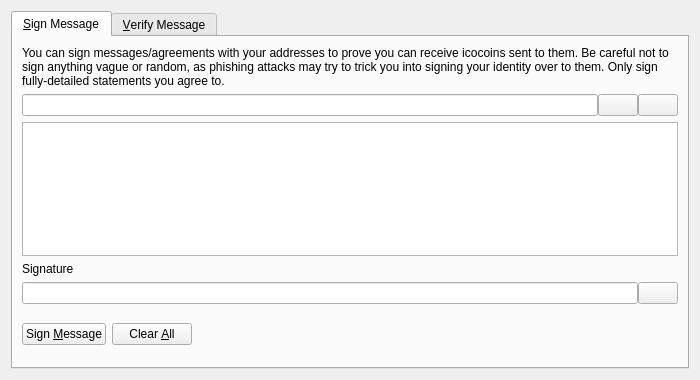
<?xml version="1.0" encoding="UTF-8"?>
<ui version="4.0">
 <class>SignVerifyMessageDialog</class>
 <widget class="QDialog" name="SignVerifyMessageDialog">
  <property name="geometry">
   <rect>
    <x>0</x>
    <y>0</y>
    <width>700</width>
    <height>380</height>
   </rect>
  </property>
  <property name="windowTitle">
   <string>Signatures - Sign / Verify a Message</string>
  </property>
  <property name="modal">
   <bool>true</bool>
  </property>
  <layout class="QVBoxLayout" name="verticalLayout">
   <item>
    <widget class="QTabWidget" name="tabWidget">
     <property name="currentIndex">
      <number>0</number>
     </property>
     <widget class="QWidget" name="tabSignMessage">
      <attribute name="title">
       <string>&amp;Sign Message</string>
      </attribute>
      <layout class="QVBoxLayout" name="verticalLayout_SM">
       <item>
        <widget class="QLabel" name="infoLabel_SM">
         <property name="text">
          <string>You can sign messages/agreements with your addresses to prove you can receive icocoins sent to them. Be careful not to sign anything vague or random, as phishing attacks may try to trick you into signing your identity over to them. Only sign fully-detailed statements you agree to.</string>
         </property>
         <property name="textFormat">
          <enum>Qt::PlainText</enum>
         </property>
         <property name="wordWrap">
          <bool>true</bool>
         </property>
        </widget>
       </item>
       <item>
        <layout class="QHBoxLayout" name="horizontalLayout_1_SM">
         <property name="spacing">
          <number>0</number>
         </property>
         <item>
          <widget class="QValidatedLineEdit" name="addressIn_SM">
           <property name="toolTip">
            <string>The Icocoin address to sign the message with</string>
           </property>
          </widget>
         </item>
         <item>
          <widget class="QPushButton" name="addressBookButton_SM">
           <property name="toolTip">
            <string>Choose previously used address</string>
           </property>
           <property name="text">
            <string/>
           </property>
           <property name="icon">
            <iconset resource="../icocoin.qrc">
             <normaloff>:/icons/address-book</normaloff>:/icons/address-book</iconset>
           </property>
           <property name="shortcut">
            <string>Alt+A</string>
           </property>
           <property name="autoDefault">
            <bool>false</bool>
           </property>
          </widget>
         </item>
         <item>
          <widget class="QPushButton" name="pasteButton_SM">
           <property name="toolTip">
            <string>Paste address from clipboard</string>
           </property>
           <property name="text">
            <string/>
           </property>
           <property name="icon">
            <iconset resource="../icocoin.qrc">
             <normaloff>:/icons/editpaste</normaloff>:/icons/editpaste</iconset>
           </property>
           <property name="shortcut">
            <string>Alt+P</string>
           </property>
           <property name="autoDefault">
            <bool>false</bool>
           </property>
          </widget>
         </item>
        </layout>
       </item>
       <item>
        <widget class="QPlainTextEdit" name="messageIn_SM">
         <property name="toolTip">
          <string>Enter the message you want to sign here</string>
         </property>
        </widget>
       </item>
       <item>
        <widget class="QLabel" name="signatureLabel_SM">
         <property name="text">
          <string>Signature</string>
         </property>
         <property name="textFormat">
          <enum>Qt::PlainText</enum>
         </property>
        </widget>
       </item>
       <item>
        <layout class="QHBoxLayout" name="horizontalLayout_2_SM">
         <property name="spacing">
          <number>0</number>
         </property>
         <item>
          <widget class="QLineEdit" name="signatureOut_SM">
           <property name="font">
            <font>
             <italic>true</italic>
            </font>
           </property>
           <property name="readOnly">
            <bool>true</bool>
           </property>
          </widget>
         </item>
         <item>
          <widget class="QPushButton" name="copySignatureButton_SM">
           <property name="toolTip">
            <string>Copy the current signature to the system clipboard</string>
           </property>
           <property name="text">
            <string/>
           </property>
           <property name="icon">
            <iconset resource="../icocoin.qrc">
             <normaloff>:/icons/editcopy</normaloff>:/icons/editcopy</iconset>
           </property>
           <property name="autoDefault">
            <bool>false</bool>
           </property>
          </widget>
         </item>
        </layout>
       </item>
       <item>
        <layout class="QHBoxLayout" name="horizontalLayout_3_SM">
         <item>
          <widget class="QPushButton" name="signMessageButton_SM">
           <property name="toolTip">
            <string>Sign the message to prove you own this Icocoin address</string>
           </property>
           <property name="text">
            <string>Sign &amp;Message</string>
           </property>
           <property name="icon">
            <iconset resource="../icocoin.qrc">
             <normaloff>:/icons/edit</normaloff>:/icons/edit</iconset>
           </property>
           <property name="autoDefault">
            <bool>false</bool>
           </property>
          </widget>
         </item>
         <item>
          <widget class="QPushButton" name="clearButton_SM">
           <property name="toolTip">
            <string>Reset all sign message fields</string>
           </property>
           <property name="text">
            <string>Clear &amp;All</string>
           </property>
           <property name="icon">
            <iconset resource="../icocoin.qrc">
             <normaloff>:/icons/remove</normaloff>:/icons/remove</iconset>
           </property>
           <property name="autoDefault">
            <bool>false</bool>
           </property>
          </widget>
         </item>
         <item>
          <spacer name="horizontalSpacer_1_SM">
           <property name="orientation">
            <enum>Qt::Horizontal</enum>
           </property>
           <property name="sizeHint" stdset="0">
            <size>
             <width>40</width>
             <height>48</height>
            </size>
           </property>
          </spacer>
         </item>
         <item>
          <widget class="QLabel" name="statusLabel_SM">
           <property name="font">
            <font>
             <weight>75</weight>
             <bold>true</bold>
            </font>
           </property>
           <property name="text">
            <string/>
           </property>
           <property name="wordWrap">
            <bool>true</bool>
           </property>
          </widget>
         </item>
         <item>
          <spacer name="horizontalSpacer_2_SM">
           <property name="orientation">
            <enum>Qt::Horizontal</enum>
           </property>
           <property name="sizeHint" stdset="0">
            <size>
             <width>40</width>
             <height>48</height>
            </size>
           </property>
          </spacer>
         </item>
        </layout>
       </item>
      </layout>
     </widget>
     <widget class="QWidget" name="tabVerifyMessage">
      <attribute name="title">
       <string>&amp;Verify Message</string>
      </attribute>
      <layout class="QVBoxLayout" name="verticalLayout_VM">
       <item>
        <widget class="QLabel" name="infoLabel_VM">
         <property name="text">
          <string>Enter the receiver's address, message (ensure you copy line breaks, spaces, tabs, etc. exactly) and signature below to verify the message. Be careful not to read more into the signature than what is in the signed message itself, to avoid being tricked by a man-in-the-middle attack. Note that this only proves the signing party receives with the address, it cannot prove sendership of any transaction!</string>
         </property>
         <property name="textFormat">
          <enum>Qt::PlainText</enum>
         </property>
         <property name="alignment">
          <set>Qt::AlignLeading|Qt::AlignLeft|Qt::AlignTop</set>
         </property>
         <property name="wordWrap">
          <bool>true</bool>
         </property>
        </widget>
       </item>
       <item>
        <layout class="QHBoxLayout" name="horizontalLayout_1_VM">
         <property name="spacing">
          <number>0</number>
         </property>
         <item>
          <widget class="QValidatedLineEdit" name="addressIn_VM">
           <property name="toolTip">
            <string>The Icocoin address the message was signed with</string>
           </property>
          </widget>
         </item>
         <item>
          <widget class="QPushButton" name="addressBookButton_VM">
           <property name="toolTip">
            <string>Choose previously used address</string>
           </property>
           <property name="text">
            <string/>
           </property>
           <property name="icon">
            <iconset resource="../icocoin.qrc">
             <normaloff>:/icons/address-book</normaloff>:/icons/address-book</iconset>
           </property>
           <property name="shortcut">
            <string>Alt+A</string>
           </property>
           <property name="autoDefault">
            <bool>false</bool>
           </property>
          </widget>
         </item>
        </layout>
       </item>
       <item>
        <widget class="QPlainTextEdit" name="messageIn_VM"/>
       </item>
       <item>
        <widget class="QValidatedLineEdit" name="signatureIn_VM"/>
       </item>
       <item>
        <layout class="QHBoxLayout" name="horizontalLayout_2_VM">
         <item>
          <widget class="QPushButton" name="verifyMessageButton_VM">
           <property name="toolTip">
            <string>Verify the message to ensure it was signed with the specified Icocoin address</string>
           </property>
           <property name="text">
            <string>Verify &amp;Message</string>
           </property>
           <property name="icon">
            <iconset resource="../icocoin.qrc">
             <normaloff>:/icons/transaction_0</normaloff>:/icons/transaction_0</iconset>
           </property>
           <property name="autoDefault">
            <bool>false</bool>
           </property>
          </widget>
         </item>
         <item>
          <widget class="QPushButton" name="clearButton_VM">
           <property name="toolTip">
            <string>Reset all verify message fields</string>
           </property>
           <property name="text">
            <string>Clear &amp;All</string>
           </property>
           <property name="icon">
            <iconset resource="../icocoin.qrc">
             <normaloff>:/icons/remove</normaloff>:/icons/remove</iconset>
           </property>
           <property name="autoDefault">
            <bool>false</bool>
           </property>
          </widget>
         </item>
         <item>
          <spacer name="horizontalSpacer_1_VM">
           <property name="orientation">
            <enum>Qt::Horizontal</enum>
           </property>
           <property name="sizeHint" stdset="0">
            <size>
             <width>40</width>
             <height>48</height>
            </size>
           </property>
          </spacer>
         </item>
         <item>
          <widget class="QLabel" name="statusLabel_VM">
           <property name="font">
            <font>
             <weight>75</weight>
             <bold>true</bold>
            </font>
           </property>
           <property name="text">
            <string/>
           </property>
           <property name="wordWrap">
            <bool>true</bool>
           </property>
          </widget>
         </item>
         <item>
          <spacer name="horizontalSpacer_2_VM">
           <property name="orientation">
            <enum>Qt::Horizontal</enum>
           </property>
           <property name="sizeHint" stdset="0">
            <size>
             <width>40</width>
             <height>48</height>
            </size>
           </property>
          </spacer>
         </item>
        </layout>
       </item>
      </layout>
     </widget>
    </widget>
   </item>
  </layout>
 </widget>
 <customwidgets>
  <customwidget>
   <class>QValidatedLineEdit</class>
   <extends>QLineEdit</extends>
   <header>qvalidatedlineedit.h</header>
  </customwidget>
 </customwidgets>
 <resources>
  <include location="../icocoin.qrc"/>
 </resources>
 <connections/>
</ui>
